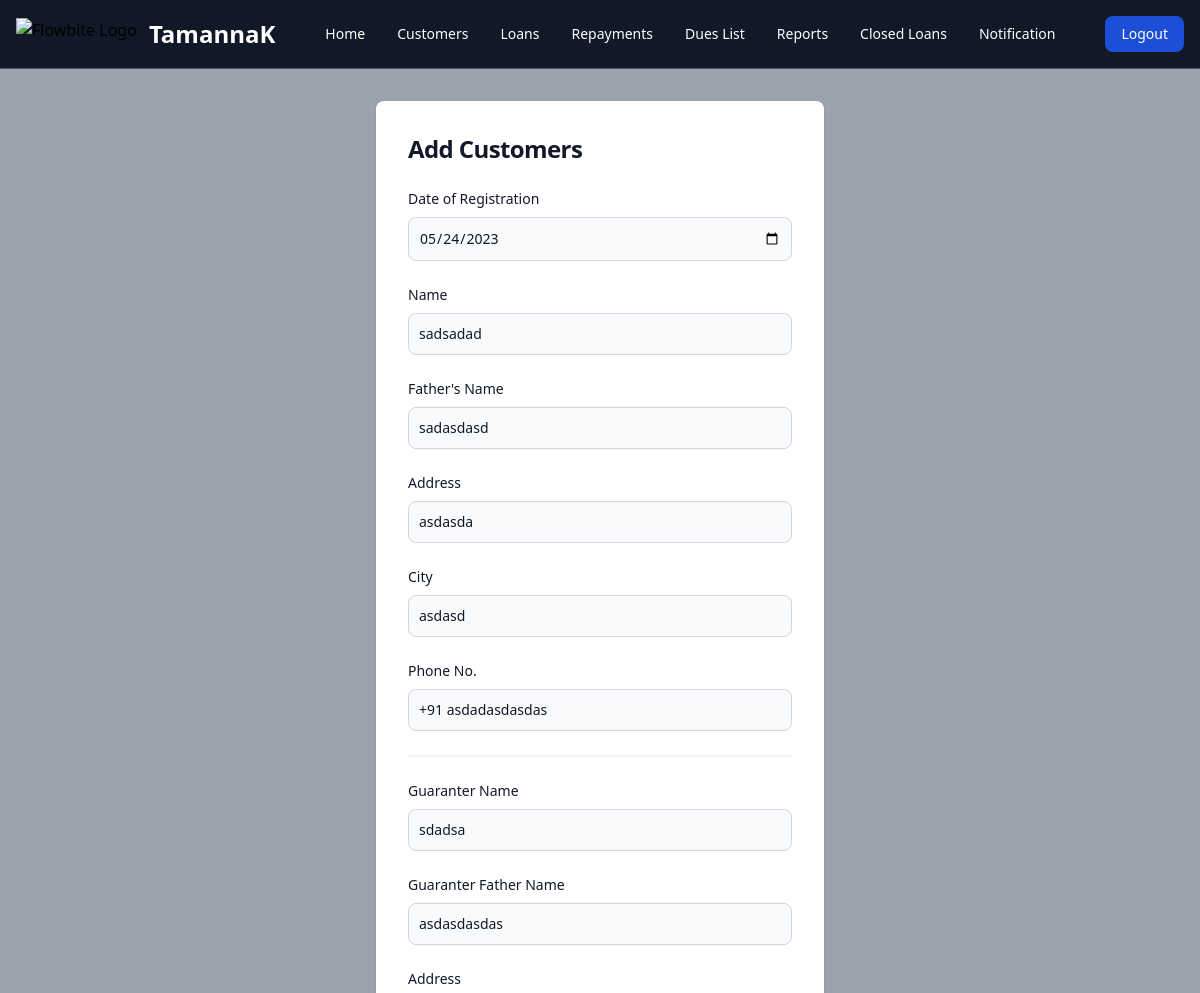
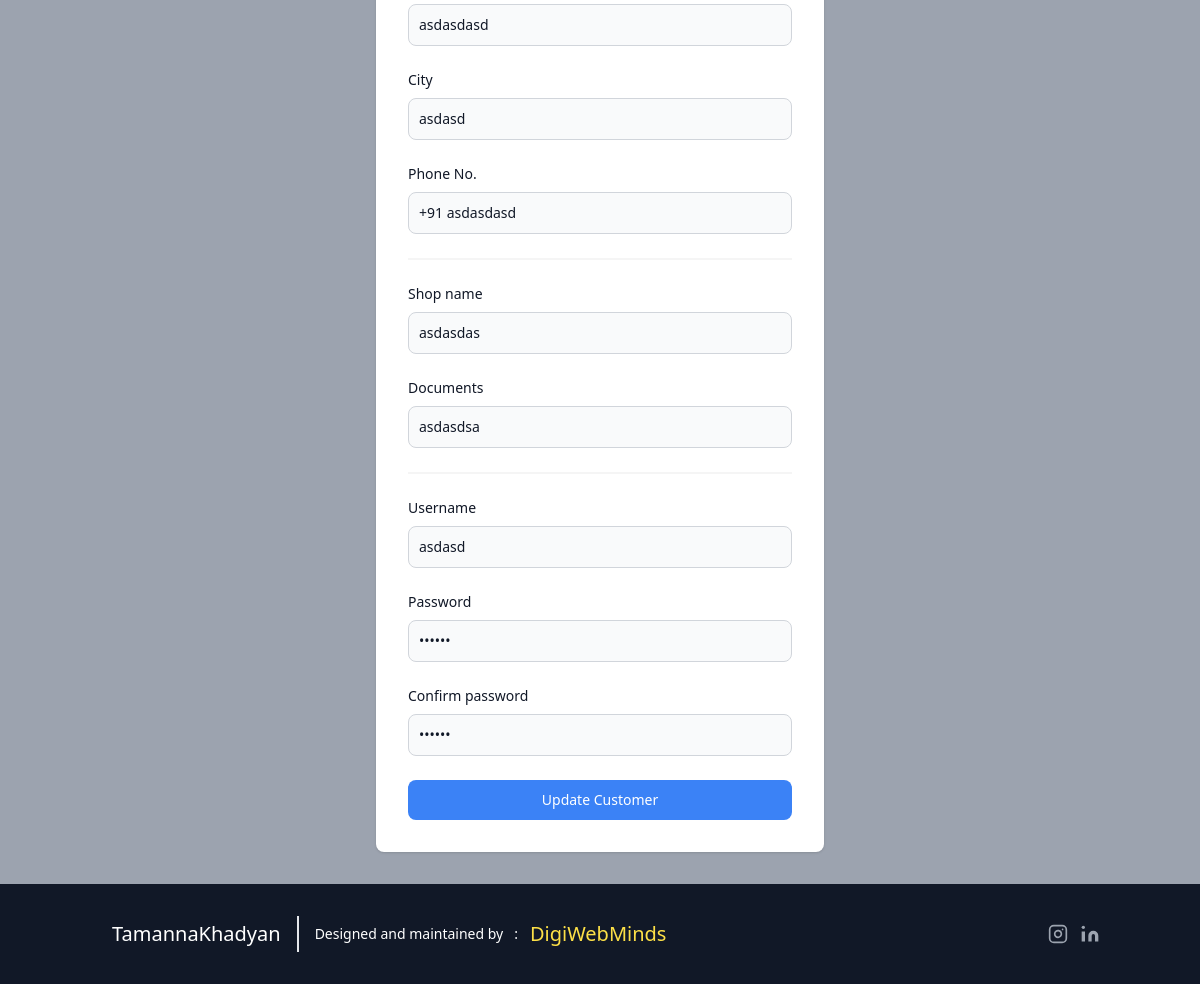
/admin/add_user.php?id=2, run on the app's committed database (2 pictures, top to bottom).
### tables this page shows
CREATE TABLE `customers` (
  `id` int(10) NOT NULL,
  `dor` varchar(20) DEFAULT NULL,
  `sname` varchar(255) DEFAULT NULL,
  `name` varchar(100) DEFAULT NULL,
  `fname` varchar(100) DEFAULT NULL,
  `address` varchar(255) DEFAULT NULL,
  `city` varchar(255) DEFAULT NULL,
  `phone` varchar(100) DEFAULT NULL,
  `photo` varchar(255) DEFAULT NULL,
  `gname` varchar(100) DEFAULT NULL,
  `gfname` varchar(100) DEFAULT NULL,
  `gaddress` varchar(255) DEFAULT NULL,
  `gcity` varchar(255) DEFAULT NULL,
  `gphone` varchar(100) DEFAULT NULL,
  `gphoto` varchar(255) DEFAULT NULL,
  `documents` varchar(255) DEFAULT NULL,
  `username` varchar(50) DEFAULT NULL,
  `password` varchar(50) DEFAULT NULL
);

### admin/add_user.php (the view, shortened to what this page needs)
<?php
require_once("../include/connect.php");
if(isset($_GET['id'])){
    $id = $_GET['id'];
    $sql2 = "SELECT * FROM customers WHERE id = $id";
    $result = mysqli_query($conn,$sql2);
    $user = mysqli_fetch_assoc($result);
}
?>
<!DOCTYPE html>
<html lang="en">
<head>
    <script src="https://cdn.tailwindcss.com"></script>
</head>
<body>
    <?php
    include ("../include/navbar.php");
    ?>
    <section class="bg-gray-400">
        <div class="flex flex-col items-center justify-center px-6 py-8 mx-auto">
            <div class="w-full bg-white rounded-lg shadow dark:border md:mt-0 sm:max-w-md xl:p-0 dark:bg-gray-800 dark:border-gray-700">
                <div class="p-6 space-y-4 md:space-y-6 sm:p-8">
                    <h1 class="text-xl font-bold leading-tight tracking-tight text-gray-900 md:text-2xl dark:text-white">
                        Add Customers
                    </h1>
                    <form class="space-y-4 md:space-y-6" action="" enctype="multipart/form-data" method="post">
                        <div>
                            <label for="dor" class="block mb-2 text-sm font-medium text-gray-900 dark:text-white">Date of Registration</label>
                            <input type="date" name="dor" id="dor" class="bg-gray-50 border border-gray-300 text-gray-900 sm:text-sm rounded-lg focus:ring-primary-600 focus:border-primary-600 block w-full p-2.5 dark:bg-gray-700 dark:border-gray-600 dark:placeholder-gray-400 dark:text-white dark:focus:ring-blue-500 dark:focus:border-blue-500" required value="<?php if(isset($_GET['id'])){echo $user['dor'];} else{echo date("Y-m-d");} ?>">
                        </div>
                        <div>
                            <label for="name" class="block mb-2 text-sm font-medium text-gray-900 dark:text-white">Name</label>
                            <input type="text" name="name" id="name" class="bg-gray-50 border border-gray-300 text-gray-900 sm:text-sm rounded-lg focus:ring-primary-600 focus:border-primary-600 block w-full p-2.5 dark:bg-gray-700 dark:border-gray-600 dark:placeholder-gray-400 dark:text-white dark:focus:ring-blue-500 dark:focus:border-blue-500" <?php if(isset($_GET['id'])){echo "value='".$user['name']."'";} ?> required>
                        </div>
                        <div>
                            <label for="fname" class="block mb-2 text-sm font-medium text-gray-900 dark:text-white">Father's Name</label>
                            <input type="text" name="fname" id="fname" class="bg-gray-50 border border-gray-300 text-gray-900 sm:text-sm rounded-lg focus:ring-primary-600 focus:border-primary-600 block w-full p-2.5 dark:bg-gray-700 dark:border-gray-600 dark:placeholder-gray-400 dark:text-white dark:focus:ring-blue-500 dark:focus:border-blue-500" <?php if(isset($_GET['id'])){echo "value='".$user['fname']."'";} ?> required>
                        </div>
                        <div>
                            <label for="address" class="block mb-2 text-sm font-medium text-gray-900 dark:text-white">Address</label>
                            <input type="textarea" name="address" id="address" class="bg-gray-50 border border-gray-300 text-gray-900 sm:text-sm rounded-lg focus:ring-primary-600 focus:border-primary-600 block w-full p-2.5 dark:bg-gray-700 dark:border-gray-600 dark:placeholder-gray-400 dark:text-white dark:focus:ring-blue-500 dark:focus:border-blue-500" <?php if(isset($_GET['id'])){echo "value='".$user['address']."'";} ?> required>
                        </div>
                        <div>
                            <label for="city" class="block mb-2 text-sm font-medium text-gray-900 dark:text-white">City</label>
                            <input type="text" name="city" id="city" class="bg-gray-50 border border-gray-300 text-gray-900 sm:text-sm rounded-lg focus:ring-primary-600 focus:border-primary-600 block w-full p-2.5 dark:bg-gray-700 dark:border-gray-600 dark:placeholder-gray-400 dark:text-white dark:focus:ring-blue-500 dark:focus:border-blue-500" <?php if(isset($_GET['id'])){echo "value='".$user['city']."'";} ?> required>
                        </div>
                        <div>
                            <label for="phone" class="block mb-2 text-sm font-medium text-gray-900 dark:text-white">Phone No.</label>
                            <input type="text" name="phone" id="phone" class="bg-gray-50 border border-gray-300 text-gray-900 sm:text-sm rounded-lg focus:ring-primary-600 focus:border-primary-600 block w-full p-2.5 dark:bg-gray-700 dark:border-gray-600 dark:placeholder-gray-400 dark:text-white dark:focus:ring-blue-500 dark:focus:border-blue-500" <?php if(isset($_GET['id'])){echo "value='".$user['phone']."'";} ?> required placeholder="+91 ">
                        </div>
                        <hr class="my-12 h-0.5 border-t-0 bg-neutral-100 opacity-100 dark:opacity-50" />
                        <div>
                            <label for="gname" class="block mb-2 text-sm font-medium text-gray-900 dark:text-white"> Guaranter Name</label>
                            <input type="text" name="gname" id="gname" class="bg-gray-50 border border-gray-300 text-gray-900 sm:text-sm rounded-lg focus:ring-primary-600 focus:border-primary-600 block w-full p-2.5 dark:bg-gray-700 dark:border-gray-600 dark:placeholder-gray-400 dark:text-white dark:focus:ring-blue-500 dark:focus:border-blue-500" <?php if(isset($_GET['id'])){echo "value='".$user['gname']."'";} ?> >
                        </div>
                        <div>
                            <label for="gfname" class="block mb-2 text-sm font-medium text-gray-900 dark:text-white"> Guaranter Father Name</label>
                            <input type="text" name="gfname" id="gfname" class="bg-gray-50 border border-gray-300 text-gray-900 sm:text-sm rounded-lg focus:ring-primary-600 focus:border-primary-600 block w-full p-2.5 dark:bg-gray-700 dark:border-gray-600 dark:placeholder-gray-400 dark:text-white dark:focus:ring-blue-500 dark:focus:border-blue-500" <?php if(isset($_GET['id'])){echo "value='".$user['gfname']."'";} ?> >
                        </div>
                        <div>
                            <label for="gaddress" class="block mb-2 text-sm font-medium text-gray-900 dark:text-white">Address</label>
                            <input type="textarea" name="gaddress" id="gaddress" class="bg-gray-50 border border-gray-300 text-gray-900 sm:text-sm rounded-lg focus:ring-primary-600 focus:border-primary-600 block w-full p-2.5 dark:bg-gray-700 dark:border-gray-600 dark:placeholder-gray-400 dark:text-white dark:focus:ring-blue-500 dark:focus:border-blue-500" <?php if(isset($_GET['id'])){echo "value='".$user['gaddress']."'";} ?> >
                        </div>
                        <div>
                            <label for="gcity" class="block mb-2 text-sm font-medium text-gray-900 dark:text-white">City</label>
                            <input type="text" name="gcity" id="gcity" class="bg-gray-50 border border-gray-300 text-gray-900 sm:text-sm rounded-lg focus:ring-primary-600 focus:border-primary-600 block w-full p-2.5 dark:bg-gray-700 dark:border-gray-600 dark:placeholder-gray-400 dark:text-white dark:focus:ring-blue-500 dark:focus:border-blue-500" <?php if(isset($_GET['id'])){echo "value='".$user['gcity']."'";} ?> >
                        </div>
                        <div>
                            <label for="gphone" class="block mb-2 text-sm font-medium text-gray-900 dark:text-white">Phone No.</label>
                            <input type="text" name="gphone" id="gphone" class="bg-gray-50 border border-gray-300 text-gray-900 sm:text-sm rounded-lg focus:ring-primary-600 focus:border-primary-600 block w-full p-2.5 dark:bg-gray-700 dark:border-gray-600 dark:placeholder-gray-400 dark:text-white dark:focus:ring-blue-500 dark:focus:border-blue-500" placeholder="+91 " <?php if(isset($_GET['id'])){echo "value='".$user['gphone']."'";} ?> >
                        </div>
                        <hr class="my-12 h-0.5 border-t-0 bg-neutral-100 opacity-100 dark:opacity-50" />
                        <div>
                            <label for="sname" class="block mb-2 text-sm font-medium text-gray-900 dark:text-white">Shop name</label>
                            <input type="text" name="sname" id="sname" class="bg-gray-50 border border-gray-300 text-gray-900 sm:text-sm rounded-lg focus:ring-primary-600 focus:border-primary-600 block w-full p-2.5 dark:bg-gray-700 dark:border-gray-600 dark:placeholder-gray-400 dark:text-white dark:focus:ring-blue-500 dark:focus:border-blue-500" <?php if(isset($_GET['id'])){echo "value='".$user['sname']."'";} ?> >
                        </div>
                        <div>
                            <label for="documents" class="block mb-2 text-sm font-medium text-gray-900 dark:text-white">Documents</label>
                            <input type="textarea" name="documents" id="documents" class="bg-gray-50 border border-gray-300 text-gray-900 sm:text-sm rounded-lg focus:ring-primary-600 focus:border-primary-600 block w-full p-2.5 dark:bg-gray-700 dark:border-gray-600 dark:placeholder-gray-400 dark:text-white dark:focus:ring-blue-500 dark:focus:border-blue-500" <?php if(isset($_GET['id'])){echo "value='".$user['documents']."'";} ?> >
                        </div>
                        <hr class="my-12 h-0.5 border-t-0 bg-neutral-100 opacity-100 dark:opacity-50" />
                        <div>
                            <label for="username" class="block mb-2 text-sm font-medium text-gray-900 dark:text-white">Username</label>
                            <input type="text" name="username" id="username" class="bg-gray-50 border border-gray-300 text-gray-900 sm:text-sm rounded-lg focus:ring-primary-600 focus:border-primary-600 block w-full p-2.5 dark:bg-gray-700 dark:border-gray-600 dark:placeholder-gray-400 dark:text-white dark:focus:ring-blue-500 dark:focus:border-blue-500" <?php if(isset($_GET['id'])){echo "value='".$user['username']."'";} ?> required>
                        </div>
                        <div>
                            <label for="password" class="block mb-2 text-sm font-medium text-gray-900 dark:text-white">Password</label>
                            <input type="password" name="password" id="password" class="bg-gray-50 border border-gray-300 text-gray-900 sm:text-sm rounded-lg focus:ring-primary-600 focus:border-primary-600 block w-full p-2.5 dark:bg-gray-700 dark:border-gray-600 dark:placeholder-gray-400 dark:text-white dark:focus:ring-blue-500 dark:focus:border-blue-500" <?php if(isset($_GET['id'])){echo "value='".$user['password']."'";} ?> required>
                        </div>
                        <div>
                            <label for="cpassword" class="block mb-2 text-sm font-medium text-gray-900 dark:text-white">Confirm password</label>
                            <input type="password" name="cpassword" id="cpassword" class="bg-gray-50 border border-gray-300 text-gray-900 sm:text-sm rounded-lg focus:ring-primary-600 focus:border-primary-600 block w-full p-2.5 dark:bg-gray-700 dark:border-gray-600 dark:placeholder-gray-400 dark:text-white dark:focus:ring-blue-500 dark:focus:border-blue-500" <?php if(isset($_GET['id'])){echo "value='".$user['password']."'";} ?> required>
                        </div>
                        <button type="submit" name="submit" id="submit" class="w-full text-white bg-blue-500 hover:bg-primary-700 focus:ring-4 focus:outline-none focus:ring-primary-300 font-medium rounded-lg text-sm px-5 py-2.5 text-center bg-primary-600 hover:bg-primary-700 focus:ring-primary-800"><?php if(isset($_GET['id'])){echo "Update Customer";}else{ echo "Add Customer";} ?></button>
                    </form>
                </div>
            </div>
        </div>
    </section>
</body>
<?php
    include ("../include/footer.php");
?>
</html>

### data on the page
customers: dor "05/24/2023", name "sadsadad", fname "sadasdasd", address "asdasda", city "asdasd", phone "+91 asdadasdasdas", gname "sdadsa", gfname "asdasdasdas", gaddress "asdasdasd", gcity "asdasd", gphone "+91 asdasdasd", sname "asdasdas", documents "asdasdsa", username "asdasd"
